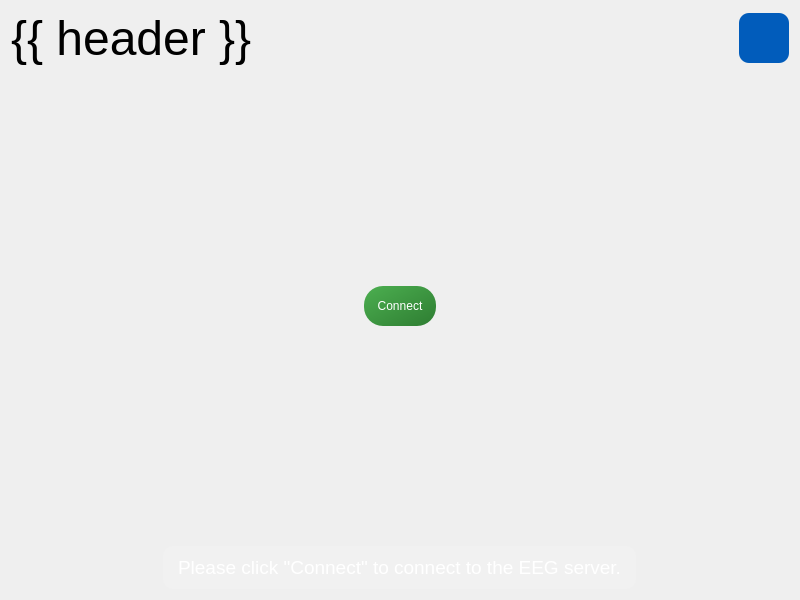
<?xml version="1.0" encoding="UTF-8"?>
<ui version="4.0">
 <class>ZMaxConnectionPage</class>
 <widget class="QWidget" name="ZMaxConnectionPage">
  <property name="geometry">
   <rect>
    <x>0</x>
    <y>0</y>
    <width>800</width>
    <height>600</height>
   </rect>
  </property>
  <property name="sizePolicy">
   <sizepolicy hsizetype="Expanding" vsizetype="Expanding">
    <horstretch>0</horstretch>
    <verstretch>0</verstretch>
   </sizepolicy>
  </property>
  <property name="maximumSize">
   <size>
    <width>3840</width>
    <height>2160</height>
   </size>
  </property>
  <property name="windowTitle">
   <string>{{ header}}</string>
  </property>
  <layout class="QVBoxLayout" name="verticalLayout">
   <item>
    <layout class="QHBoxLayout" name="header">
     <property name="sizeConstraint">
      <enum>QLayout::SizeConstraint::SetMaximumSize</enum>
     </property>
     <item>
      <widget class="QLabel" name="title">
       <property name="maximumSize">
        <size>
         <width>16777215</width>
         <height>100</height>
        </size>
       </property>
       <property name="font">
        <font>
         <family>Arial</family>
         <pointsize>36</pointsize>
        </font>
       </property>
       <property name="text">
        <string>{{ header }}</string>
       </property>
      </widget>
     </item>
     <item>
      <spacer name="horizontal_spacer">
       <property name="orientation">
        <enum>Qt::Orientation::Horizontal</enum>
       </property>
       <property name="sizeHint" stdset="0">
        <size>
         <width>40</width>
         <height>20</height>
        </size>
       </property>
      </spacer>
     </item>
     <item>
      <widget class="QPushButton" name="info_button">
       <property name="minimumSize">
        <size>
         <width>50</width>
         <height>50</height>
        </size>
       </property>
       <property name="maximumSize">
        <size>
         <width>50</width>
         <height>50</height>
        </size>
       </property>
       <property name="styleSheet">
        <string notr="true">QPushButton {
                                    color: rgb(255, 255, 255);
                                    background-color: rgb(1, 92, 187);
                                    border: 1px;
                                    border-radius: 10px;
                                    }

                                    QPushButton:hover {
                                    color: rgb(220,221,229);
                                    background-color: rgb(37, 150, 190);
                                    }

                                    QPushButton:pressed {
                                    color: rgb(220,221,229);
                                    background-color: rgb(37, 150, 190);
                                    }</string>
       </property>
       <property name="text">
        <string/>
       </property>
       <property name="icon">
        <iconset theme="QIcon::ThemeIcon::DialogInformation"/>
       </property>
       <property name="iconSize">
        <size>
         <width>40</width>
         <height>40</height>
        </size>
       </property>
      </widget>
     </item>
    </layout>
   </item>
   <item>
    <layout class="QVBoxLayout" name="body" stretch="1,1">
     <property name="sizeConstraint">
      <enum>QLayout::SizeConstraint::SetMaximumSize</enum>
     </property>
     <item alignment="Qt::AlignmentFlag::AlignHCenter|Qt::AlignmentFlag::AlignVCenter">
      <widget class="QPushButton" name="connect_button">
       <property name="sizePolicy">
        <sizepolicy hsizetype="Maximum" vsizetype="Maximum">
         <horstretch>0</horstretch>
         <verstretch>0</verstretch>
        </sizepolicy>
       </property>
       <property name="styleSheet">
        <string notr="true">QPushButton {
                background: qlineargradient(x1:0, y1:0, x2:1, y2:1, stop:0 #4CAF50, stop:1 #2E7D32);
                color: white;
                border-radius: 20px;
                padding: 12px;
                border: 2px solid transparent;
            }
            QPushButton:hover {
                background: qlineargradient(x1:0, y1:0, x2:1, y2:1, stop:0 #66BB6A, stop:1 #388E3C);
            }
            QPushButton:pressed {
                background: #1B5E20;
            }</string>
       </property>
       <property name="text">
        <string>Connect</string>
       </property>
      </widget>
     </item>
     <item alignment="Qt::AlignmentFlag::AlignHCenter">
      <widget class="QLabel" name="status_label">
       <property name="sizePolicy">
        <sizepolicy hsizetype="Maximum" vsizetype="Maximum">
         <horstretch>0</horstretch>
         <verstretch>0</verstretch>
        </sizepolicy>
       </property>
       <property name="font">
        <font>
         <family>Arial</family>
         <pointsize>14</pointsize>
        </font>
       </property>
       <property name="styleSheet">
        <string notr="true">background-color: rgba(255, 255, 255, 0.1);
            color: white;
            padding: 10px;
            border-radius: 10px;</string>
       </property>
       <property name="text">
        <string>Please click &quot;Connect&quot; to connect to the EEG server.</string>
       </property>
      </widget>
     </item>
    </layout>
   </item>
  </layout>
 </widget>
 <resources/>
 <connections/>
</ui>
